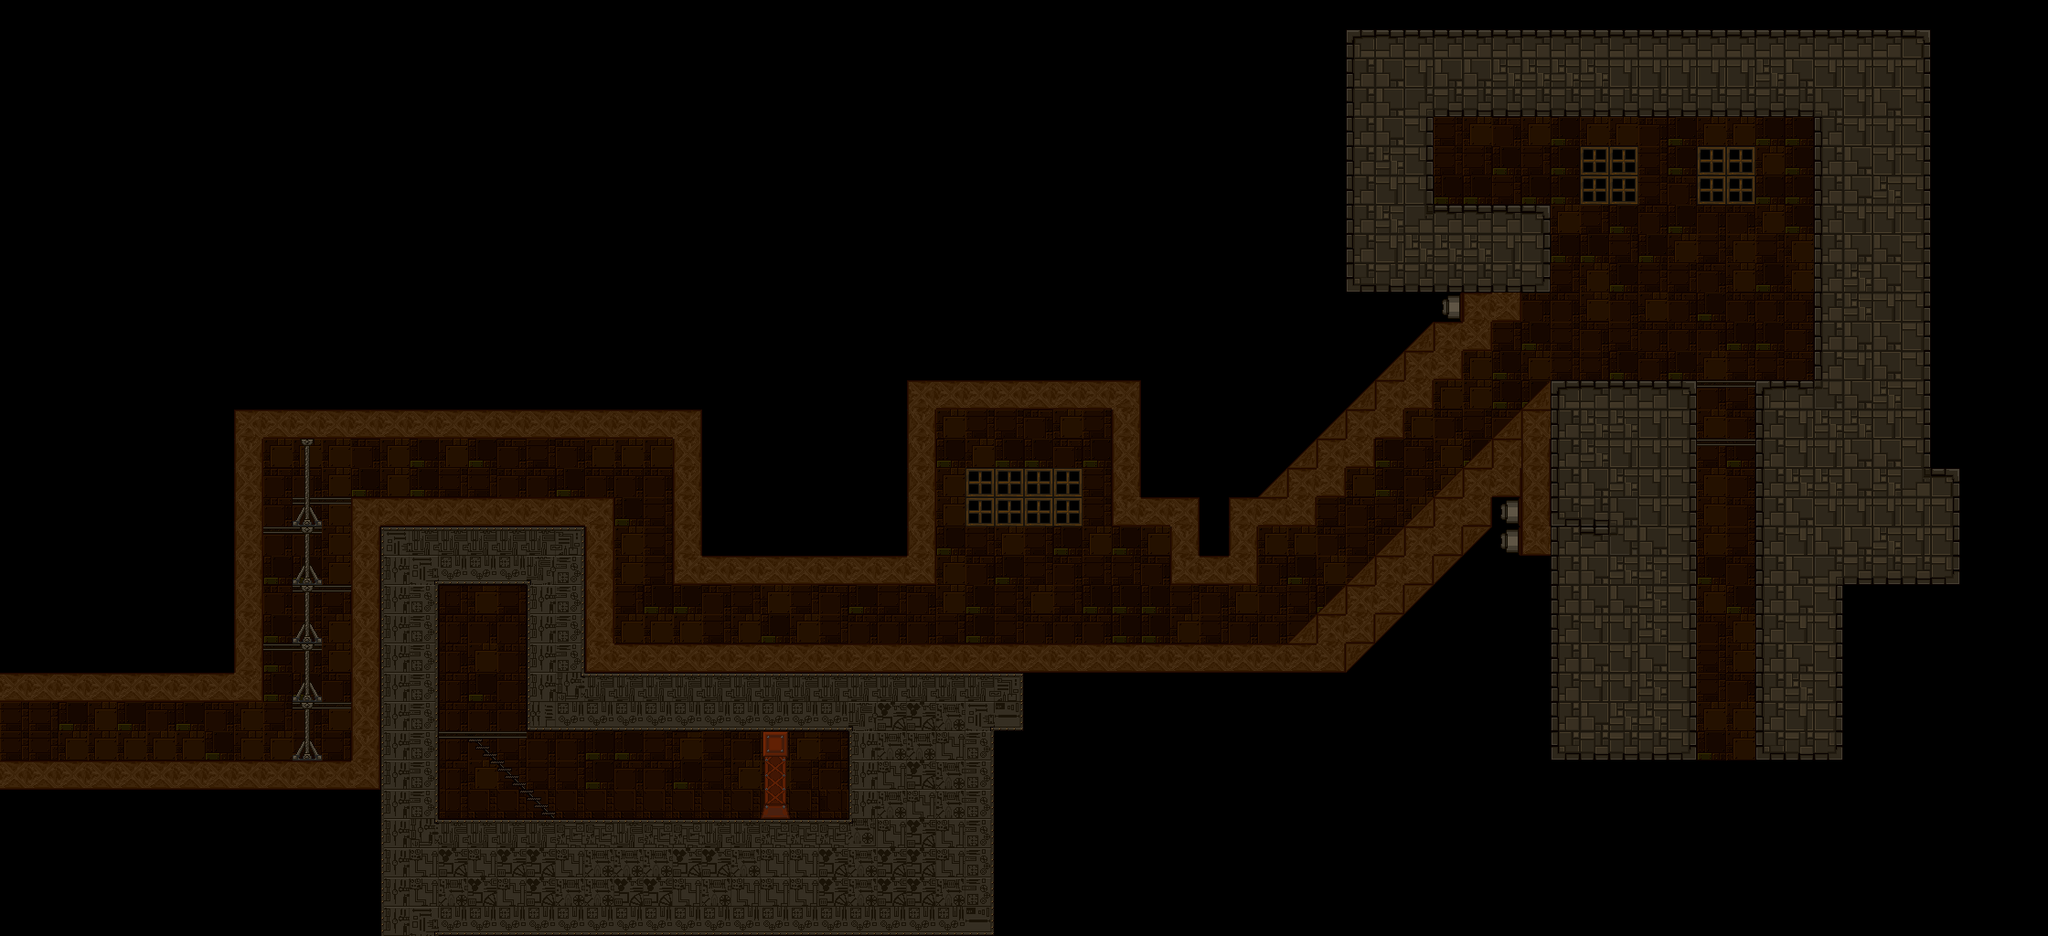

The image is a tile-based game level rendered from a .tmx file. Its description and source (layers, tilesets, objects; grid data summarised) follow:
An orthogonal 70x32 tile map with 32x32 px tiles, 5 tile layers (Background1, Background2, Background3, Foreground1, ...), 2 tilesets and 12 objects.

<map version="1.0" tiledversion="1.1.4" orientation="orthogonal" renderorder="right-down" width="70" height="32" tilewidth="32" tileheight="32" infinite="0" nextobjectid="24">
 <properties>
  <property name="unity:scale" value="0.03125" />
 </properties>
 <tileset firstgid="1" source="../../Tilesets/Example.tsx" />
 <tileset firstgid="31" source="../../Tilesets/lab.tsx" />
 <layer name="Background1" width="70" height="32">
  <properties>
   <property name="unity:sortingOrder" type="int" value="-3" />
  </properties>
  <data>[2240 cells, 0 non-empty, 0 distinct tile ids]</data>
 </layer>
 <layer name="Background2" width="70" height="32">
  <properties>
   <property name="unity:sortingOrder" type="int" value="-2" />
  </properties>
  <data>[2240 cells, 0 non-empty, 0 distinct tile ids]</data>
 </layer>
 <layer name="Background3" width="70" height="32">
  <properties>
   <property name="unity:sortingOrder" type="int" value="-1" />
  </properties>
  <data>[2240 cells, 473 non-empty, 27 distinct tile ids]</data>
 </layer>
 <layer name="Foreground1" width="70" height="32">
  <properties>
   <property name="unity:sortingOrder" type="int" value="3" />
  </properties>
  <data>[2240 cells, 632 non-empty, 52 distinct tile ids]</data>
 </layer>
 <layer name="Foreground2" width="70" height="32">
  <properties>
   <property name="unity:sortingOrder" type="int" value="4" />
  </properties>
  <data>[2240 cells, 100 non-empty, 12 distinct tile ids]</data>
 </layer>
 <objectgroup name="walls">
  <properties>
   <property name="unity:layer" value="Obstacle" />
  </properties>
  <object id="12" x="0" y="768">
   <polyline points="0,0 0,64 384,64 384,-224 672,-224 672,-64 1408,-64 1696,-352 1856,-352 1856,-96 1760,-96 1632,-192 1472,-32 1088,-32 1088,32 576,32 576,-128 480,-128 480,160 0,160 0,64" />
  </object>
  <object id="13" x="0" y="768">
   <polyline points="0,0 288,0 288,-288 736,-288 736,-128 1024,-128 1024,-320 1216,-320 1216,-192 1280,-192 1280,-128 1376,-128 1376,-192 1440,-192 1440,-224 1472,-224 1472,-256 1504,-256 1504,-288 1536,-288 1536,-320 1568,-320 1568,-352 1600,-352 1600,-384 1632,-384 1632,-416 1664,-416 1664,-448 1696,-448 1696,-512 1696,-544 1568,-544 1568,-640 1984,-640 1984,-352 1920,-352 1920,-128 2016,-128" />
  </object>
  <object id="20" x="672" y="800">
   <polyline points="-96,-160 -192,-160 -192,96 256,96 256,0 -96,0" />
  </object>
 </objectgroup>
 <objectgroup name="JumpThru">
  <properties>
   <property name="unity:layer" value="Obstacle" />
   <property name="unity:tag" value="JumpThru" />
  </properties>
  <object id="14" x="1920" y="416">
   <polyline points="0,0 -64,0" />
  </object>
  <object id="15" x="384" y="544">
   <polyline points="0,0 -64,0" />
  </object>
  <object id="16" x="288" y="576">
   <polyline points="0,0 64,0" />
  </object>
  <object id="17" x="384" y="640">
   <polyline points="0,0 -64,0" />
  </object>
  <object id="18" x="288" y="704">
   <polyline points="0,0 32,0 64,0" />
  </object>
  <object id="19" x="384" y="768">
   <polyline points="0,0 -64,0" />
  </object>
  <object id="21" x="1856" y="480">
   <polyline points="0,0 64,0" />
  </object>
  <object id="22" x="480" y="800">
   <polyline points="0,0 96,0" />
  </object>
  <object id="23" x="512" y="800">
   <polyline points="0,0 96,96" />
  </object>
 </objectgroup>
</map>
